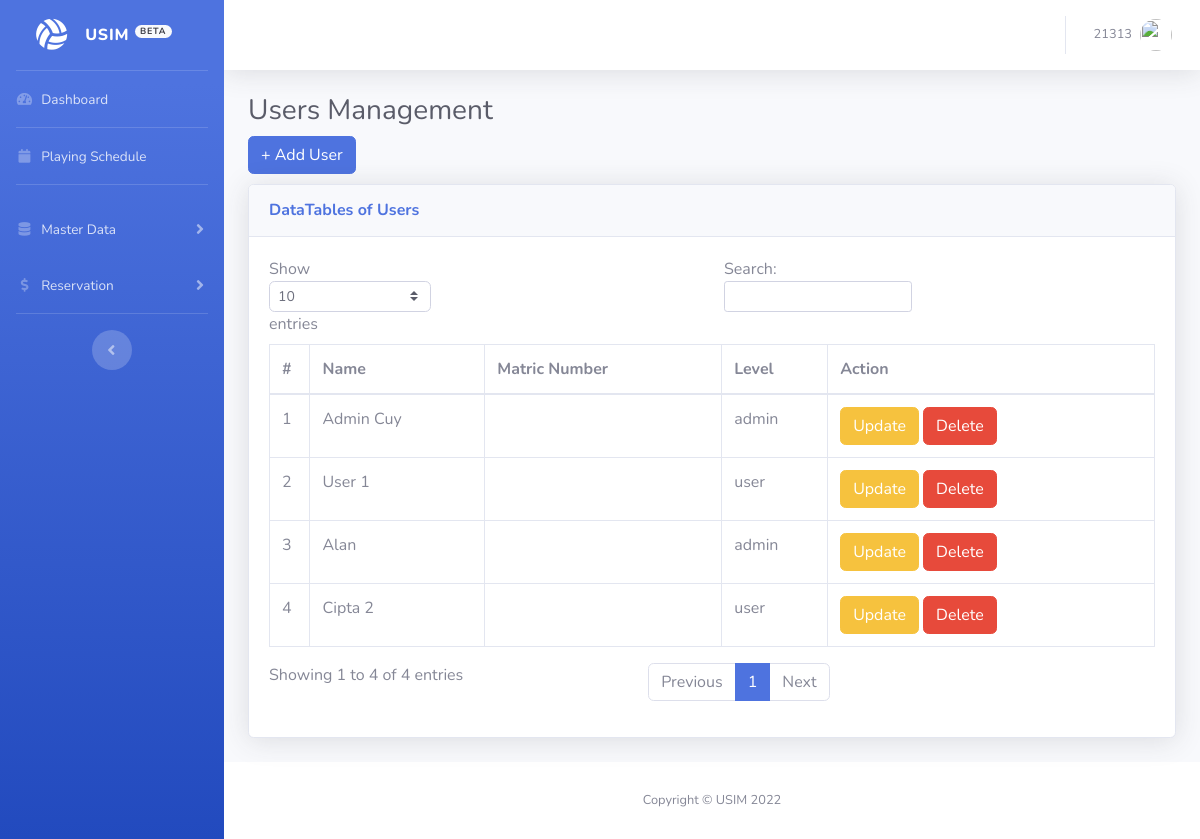
Page /admin/users.php (signed in) on the committed database.
### tables this page shows
CREATE TABLE `user` (
  `id` int(11) NOT NULL,
  `nama` varchar(255) NOT NULL,
  `username` varchar(255) NOT NULL,
  `password` varchar(255) NOT NULL,
  `level` varchar(25) NOT NULL
);

### admin/users.php (the view, shortened to what this page needs)
<!DOCTYPE html>
<html lang="en">
<head>
  <link href="vendor/fontawesome-free/css/all.min.css" rel="stylesheet" type="text/css">
  <link href="css/sb-admin-2.min.css" rel="stylesheet">
</head>
<body id="page-top">
  <div id="wrapper">
    <ul class="navbar-nav bg-gradient-primary sidebar sidebar-dark accordion" id="accordionSidebar">
<a class="sidebar-brand d-flex align-items-center justify-content-center" href="index.php">
        <div class="sidebar-brand-icon rotate-n-15">
          <i class="fas fa-volleyball-ball"></i>
        </div>
        <div class="sidebar-brand-text mx-3">USIM <sup><span class="badge badge-pill badge-light">BETA</span></sup></div>
      </a>
      <?php include("menu.php"); ?>
      <div class="text-center d-none d-md-inline">
        <button class="rounded-circle border-0" id="sidebarToggle"></button>
      </div>
    </ul>
    <div id="content-wrapper" class="d-flex flex-column">
      <div id="content">
        <nav class="navbar navbar-expand navbar-light bg-white topbar mb-4 static-top shadow">
          <ul class="navbar-nav ml-auto">
            <li class="nav-item dropdown no-arrow">
              <a class="nav-link dropdown-toggle" href="#" id="userDropdown" role="button" data-toggle="dropdown" aria-haspopup="true" aria-expanded="false">
                <span class="mr-2 d-none d-lg-inline text-gray-600 small"><?php echo $_SESSION['staff_id']; ?></span>
                <img class="img-profile rounded-circle" src="https://source.unsplash.com/QAB-WJcbgJk/60x60">
              </a>
            </li>
          </ul>
        </nav>
        <div class="container-fluid">
          <h1 class="h3 mb-2 text-gray-800">Users Management</h1>
          <a type="button" href="users-add.php" class="btn btn-primary">+ Add User</a>
          <div class="card shadow mb-4" style="margin-top:10px;">
            <div class="card-header py-3">
              <h6 class="m-0 font-weight-bold text-primary">DataTables of Users</h6>
            </div>
            <div class="card-body">
              <div class="table-responsive">
                <table class="table table-bordered" id="dataTable" width="100%" cellspacing="0">
                  <thead>
                    <tr>
                      <th>#</th>
                      <th>Name</th>
                      <th>Matric Number</th>
                      <th>Level</th>
                      <th>Action</th>
                    </tr>
                  </thead>
                  <tbody>
                    <?php
                    include_once("connect.php");
                    $no = 1;
                    $sql = "SELECT * FROM user ORDER BY id ASC";
                    $result = mysqli_query($mysqli, $sql) or die (mysqli_error($mysqli));
                        while($u = mysqli_fetch_array($result)) {
                            echo "<tr>";
                            echo "<td>".$no++."</td>";
                            echo "<td>".$u['nama']."</td>";
                            echo "<td>".$u['matric_no']."</td>";
                            echo "<td>".$u['level']."</td>";
                            echo '<td><a href="users-edit.php?id='.$u['id'].'" type="button" class="btn btn-warning" >Update</a> <a href="users-delete.php?id='.$u['id'].'" type="button" class="btn btn-danger" onclick="return decline()">Delete</a></td>';
                        }
                    ?>
                  </tbody>
                </table>
              </div>
            </div>
          </div>
        </div>
      </div>
      <footer class="sticky-footer bg-white">
        <div class="container my-auto">
          <div class="copyright text-center my-auto">
            <span>Copyright &copy; USIM 2022</span>
          </div>
        </div>
      </footer>
    </div>
  </div>
</body>
</html>

### rows in the picture
user: nama "Admin Cuy", level "admin"
user: nama "User 1", level "user"
user: nama "Alan", level "admin"
user: nama "Cipta 2", level "user"

### other values in the picture
$_SESSION['staff_id'] "21313"
